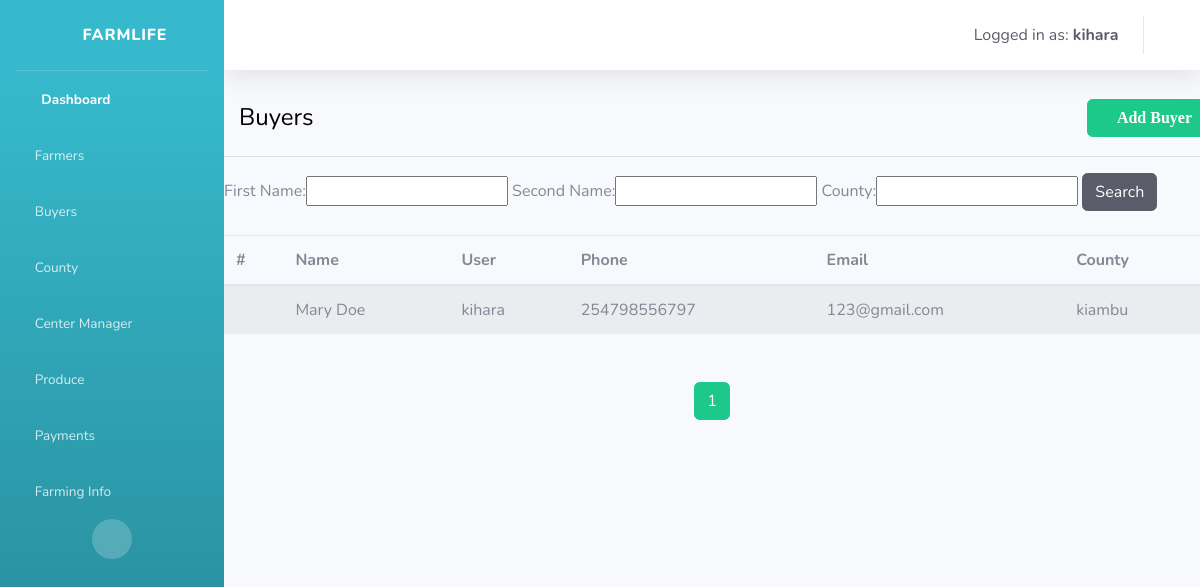
The page /dashboard/buyers_list/ (signed in) on the database its author committed.
### efarm/models.py (models this page shows, shortened)
class Buyer(models.Model):
    user = models.ForeignKey(User, on_delete=models.CASCADE)
    first_name = models.CharField(max_length=254)
    second_name = models.CharField(max_length=254)
    phone = models.CharField(max_length=15)
    email = models.EmailField()
    county = models.ForeignKey(County, on_delete=models.CASCADE)
    @property
    def get_name(self):
        full_name = self.first_name + ' ' + self.second_name
        return full_name

class County(models.Model):
    name = models.CharField(max_length=254)
    email = models.EmailField()
    adress = models.CharField(max_length=254)
    phone = models.CharField(max_length=15)
    code = models.IntegerField(null=False)
    def __str__(self):
        return self.name

### efarm/views.py (the view)
# urls.py: path('buyers_list/', BuyersList, name='buyers'),
@login_required(login_url='login')
def BuyersList(request):
    buyers = Buyer.objects.all()
    myFilter = BuyersFilter(request.GET, queryset=buyers)
    buyers = myFilter.qs
    paginator = Paginator(buyers, 10)
    page_number = request.GET.get('page', 1)
    buyers_obj = paginator.get_page(page_number)
    context = {'buyers': buyers,
               'buyers_obj': buyers_obj, 'myFilter': myFilter}
    return render(request, 'users/buyers_list.html', context)

### efarm/templates/users/buyers_list.html (shortened to what this page needs)
{% extends 'base.html' %}
{% load static %}
{% block content %}
<legend style="margin: 10px; padding: 5px; color: black;">Buyers
  <a href="{% url 'add_buyer' %}">
    <button type="submit" class="btn btn-success" style="float: right;">
      <i class="fas fa-plus"> Add Buyer </i>
    </button></a>
</legend>
<hr>
<form method="get">
  {{ myFilter.form }}
  <button class="btn btn-dark rounded" type="submit">Search</button>
</form><br>
<table class="table table-striped">
  <thead>
    <tr>
      <th scope="col">#</th>
      <th scope="col">Name</th>
      <th scope="col">User</th>
      <th scope="col">Phone</th>
      <th scope="col">Email</th>
      <th scope="col">County</th>
    </tr>
  </thead>
  <tbody>
    {% for buyer in buyers_obj %}
    <tr>
      <th scope="row" 1></th>
      <td>{{buyer.get_name}}</td>
      <td>{{buyer.user}}</td>
      <td>{{buyer.phone}}</td>
      <td>{{buyer.email}}</td>
      <td>{{buyer.county}}</td>
    </tr>
    {% endfor %}
  </tbody>
</table>
<div class="text-center container mt-5">
  <a><button type="button" class="btn btn-success">{{buyers_obj.number}}</button></a>
</div>
{% endblock content%}

### efarm/templates/base.html (shortened to what this page needs)
{% load static %}
<!DOCTYPE html>
<html lang="en">
<head>
    <link href="{% static 'vendor/fontawesome-free/css/all.min.css' %}" rel="stylesheet" type="text/css">
        <link rel="stylesheet" href="https://stackpath.bootstrapcdn.com/bootstrap/4.1.3/css/bootstrap.min.css">
    <link href="{% static 'css/sb-admin-2.min.css' %}" rel="stylesheet">
</head>
<body id="page-top">
    <div id="wrapper">
        <ul class="navbar-nav bg-gradient-info sidebar sidebar-dark accordion" id="accordionSidebar" style="background-color:#1cc88a">
            <a class="sidebar-brand d-flex align-items-center justify-content-center" href="{% url 'home' %}">
                <div class="sidebar-brand-icon rotate-n-15">
                    <i class="fas fa-boxes fa-3x"></i>
                </div>
                <div class="sidebar-brand-text mx-3">FARMLIFE</div>
            </a>
            <hr class="sidebar-divider my-0">
            <li class="nav-item active">
                <a class="nav-link" href="{% url 'home' %}">
                    <i class="fas fa-fw fa-tachometer-alt"></i>
                    <span>Dashboard</span></a>
            </li>
            <li class="nav-item">
                <a class="nav-link collapsed" href="#" data-toggle="collapse" data-target="#collapseTwo"
                    aria-expanded="true" aria-controls="collapseTwo">
                    <i class="fa fa-users"></i>
                    <span>Farmers</span>
                </a>
            </li>
            <li class="nav-item">
                <a class="nav-link collapsed" href="#" data-toggle="collapse" data-target="#collapseThree"
                    aria-expanded="true" aria-controls="collapseThree">
                    <i class="fa fa-users"></i>
                    <span>Buyers</span>
                </a>
            </li>
            <li class="nav-item">
                <a class="nav-link collapsed" href="#" data-toggle="collapse" data-target="#collapseUtilities"
                    aria-expanded="true" aria-controls="collapseUtilities">
                    <i class="fas fa-truck"></i>
                    <span>County</span>
                </a>
            </li>
            <li class="nav-item">
                <a class="nav-link collapsed" href="#" data-toggle="collapse" data-target="#collapsePages"
                    aria-expanded="true" aria-controls="collapsePages">
                    <i class="fas fa-industry"></i>
                    <span>Center Manager</span>
                </a>
            </li>
            <li class="nav-item">
                <a class="nav-link collapsed" href="#" data-toggle="collapse" data-target="#collapsePage"
                    aria-expanded="true" aria-controls="collapsePage">
                    <i class="fas fa-capsules"></i>
                    <span>Produce</span>
                </a>
            </li>
            <li class="nav-item">
                <a class="nav-link collapsed" href="#" data-toggle="collapse" data-target="#collapsePage1"
                    aria-expanded="true" aria-controls="collapsePage1">
                    <i class="fas fa-cart-plus"></i>
                    <span>Payments</span>
                </a>
            </li>
            <li class="nav-item">
                <a class="nav-link collapsed" href="#" data-toggle="collapse" data-target="#collapsePage2"
                    aria-expanded="true" aria-controls="collapsePage2">
                    <i class="fas fa-file-invoice"></i>
                    <span>Farming Info</span>
                </a>
            </li>
            <div class="text-center d-none d-md-inline">
                <button class="rounded-circle border-0" id="sidebarToggle"></button>
            </div>
        </ul>
        <div id="content-wrapper" class="d-flex flex-column">
            <div id="content">
                <nav class="navbar navbar-expand navbar-light bg-white topbar mb-4 static-top shadow">
                    <ul class="navbar-nav ml-auto">
                                          <li class="nav-item dropdown no-arrow">
                                              <a class="nav-link dropdown-toggle"
                                                  data-toggle="dropdown" aria-haspopup="true" aria-expanded="false">
                                                  <span class="mr-2 d-none d-lg-inline text-dark">Logged in as:
                                                      <strong>{{request.user}}</strong></span>
                                                  <i class="fas fa-power-off" id="userDropdown" role="button"></i>
                                              </a>
                                          </li>
                    </ul>
                </nav>
                {% block content %}
                {% endblock content %}
            </div>
        </div>
</body>
</html>

### rows shown on the page
Buyer: get_name "Mary Doe", user "kihara", phone "254798556797", email "123@gmail.com", county "kiambu"

### other values the page prints
{{ request.user }} "kihara"
{{ buyers_obj.number }} "1"
